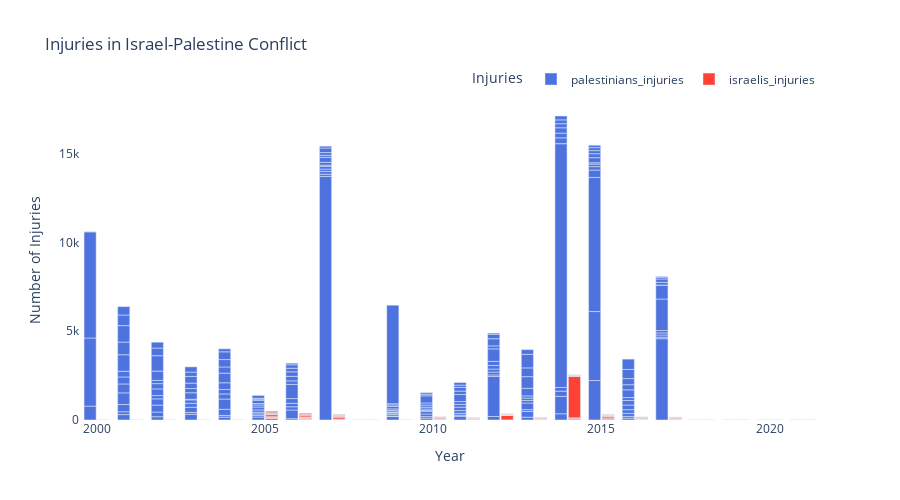

The code cell stored with this chart in its notebook:
### Code cell
fig = px.bar(df, x='year', y=['palestinians_injuries', 'israelis_injuries'],
            title='Injuries in Israel-Palestine Conflict',
            color_discrete_sequence=['rgb(78, 115, 223)', 'rgb(255, 65, 54)'],
            labels={'value': 'Number of Injuries', 'variable': 'Type'},
            barmode='group',
            height=500)  # Adjust height as needed

# Update layout
fig.update_layout(
    xaxis=dict(title='Year'),
    yaxis=dict(title='Number of Injuries'),
    legend=dict(title='Injuries', orientation='h', yanchor='bottom', y=1.02, xanchor='right', x=1),
    plot_bgcolor='rgba(0,0,0,0)',
    bargap=0.2,
    bargroupgap=0.1
)

# Show the plot
fig.show()

### Figure 1 — Plotly figure (JSON) as saved in the notebook; plotly's stock layout.template omitted (floating-point values rounded to 4 significant figures; data arrays with more than 128 entries replaced by an {"elided": "..."} marker saying what was removed)
{"data": [{"alignmentgroup": "True", "hovertemplate": "Type=palestinians_injuries<br>year=%{x}<br>Number of Injuries=%{y}<extra></extra>", "legendgroup": "palestinians_injuries", "marker": {"color": "rgb(78, 115, 223)", "pattern": {"shape": ""}}, "name": "palestinians_injuries", "offsetgroup": "palestinians_injuries", "orientation": "v", "showlegend": true, "textposition": "auto", "type": "bar", "x": {"elided": "249 int values"}, "xaxis": "x", "y": {"elided": "249 int values"}, "yaxis": "y"}, {"alignmentgroup": "True", "hovertemplate": "Type=israelis_injuries<br>year=%{x}<br>Number of Injuries=%{y}<extra></extra>", "legendgroup": "israelis_injuries", "marker": {"color": "rgb(255, 65, 54)", "pattern": {"shape": ""}}, "name": "israelis_injuries", "offsetgroup": "israelis_injuries", "orientation": "v", "showlegend": true, "textposition": "auto", "type": "bar", "x": {"elided": "249 int values"}, "xaxis": "x", "y": {"elided": "249 int values"}, "yaxis": "y"}], "layout": {"bargap": 0.2, "bargroupgap": 0.1, "barmode": "group", "height": 500, "legend": {"orientation": "h", "title": {"text": "Injuries"}, "tracegroupgap": 0, "x": 1, "xanchor": "right", "y": 1.02, "yanchor": "bottom"}, "plot_bgcolor": "rgba(0,0,0,0)", "title": {"text": "Injuries in Israel-Palestine Conflict"}, "xaxis": {"anchor": "y", "domain": [0, 1], "title": {"text": "Year"}}, "yaxis": {"anchor": "x", "domain": [0, 1], "title": {"text": "Number of Injuries"}}}}
